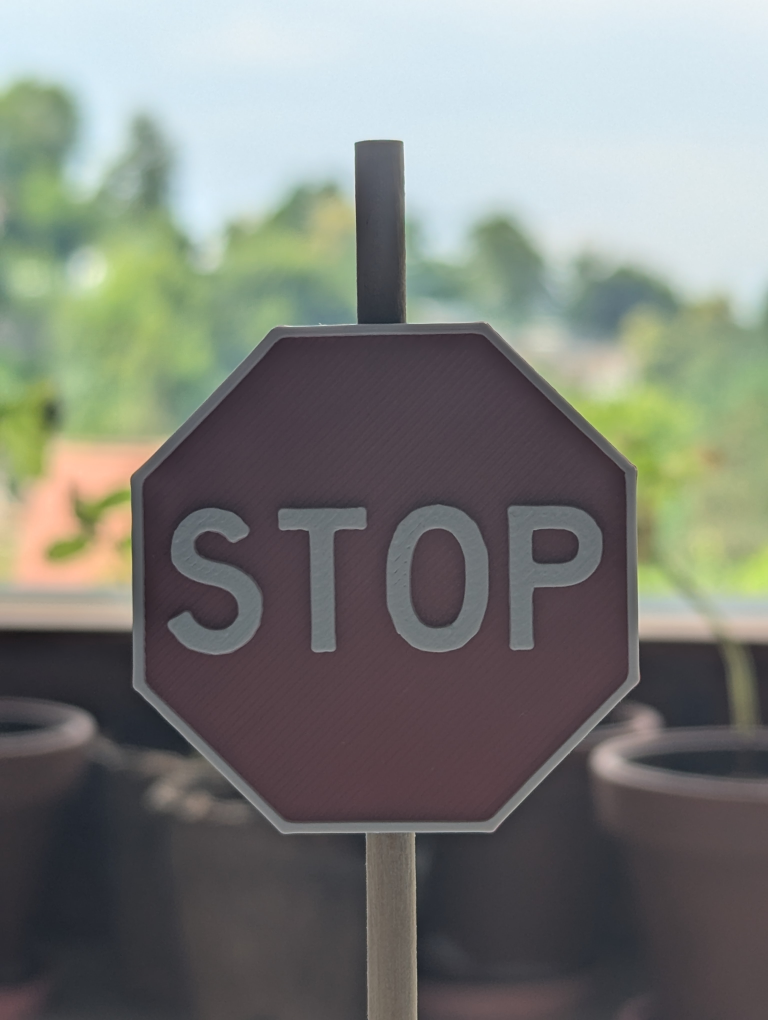
#> input picture self_driving_car/stop_sign/drive-download-20250623T132809Z-1-001/PXL_20250623_132027048.jpg, 3072 x 4080 px, found by its file name (shown at 1/4 size); its folder holds 4 pictures in this run
$ python downscaling.py
#> lines starting #> are read from the running program, lines starting #| are printed output that depends on the picture
from PIL import Image
import os

dir = "self_driving_car/stop_sign/drive-download-20250623T132809Z-1-001"
num_im = 1

for file in os.listdir(dir):
    filename = os.fsdecode(file)
    im = Image.open(rf"self_driving_car/stop_sign/drive-download-20250623T132809Z-1-001/{filename}")
#> im is the input picture: PIL image 3072x4080 RGB; mean R, G, B 123.9, 126.5, 121.2

    im = im.resize((640,480))
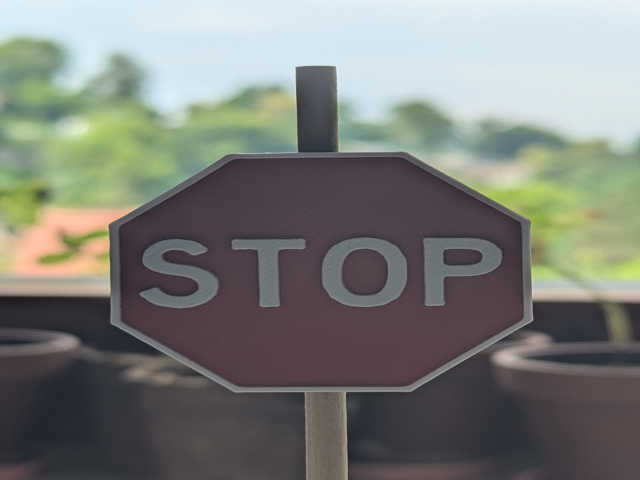
#> im: PIL image 640x480 RGB; mean R, G, B 123.9, 126.5, 121.2
    im.save(f"self_driving_car/stop_sign/stop_sign{num_im}.jpg")

    num_im += 1
#> pass 2 of the loop `for file in os.listdir(dir):`:
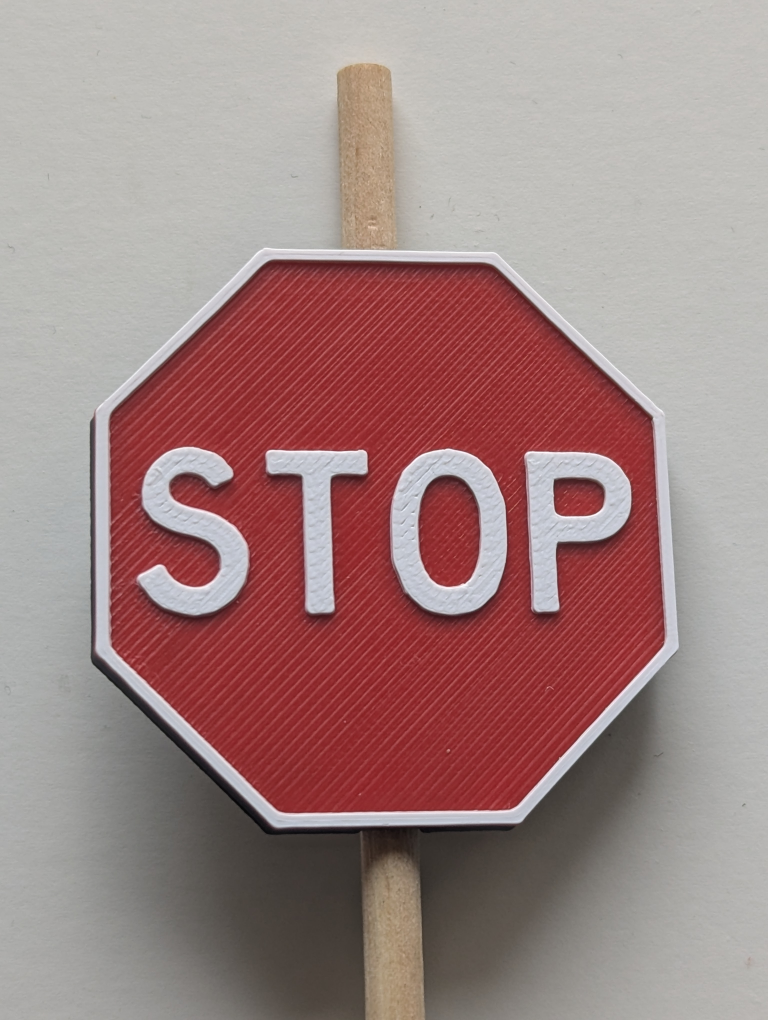
#> input picture self_driving_car/stop_sign/drive-download-20250623T132809Z-1-001/PXL_20250623_132035783.jpg, 3072 x 4080 px, found by its file name (shown at 1/4 size)
#> im is the input picture: PIL image 3072x4080 RGB; mean R, G, B 160.5, 133.4, 131.8
#> `im = im.resize((640,480))`:
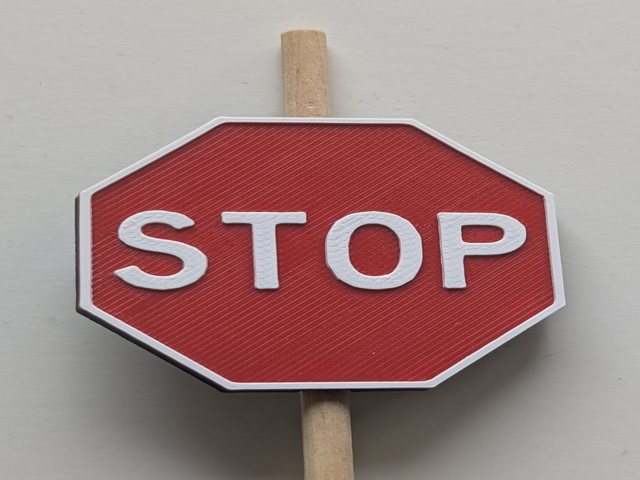
#> im: PIL image 640x480 RGB; mean R, G, B 160.5, 133.4, 131.8
#> pass 3 of the loop `for file in os.listdir(dir):`:
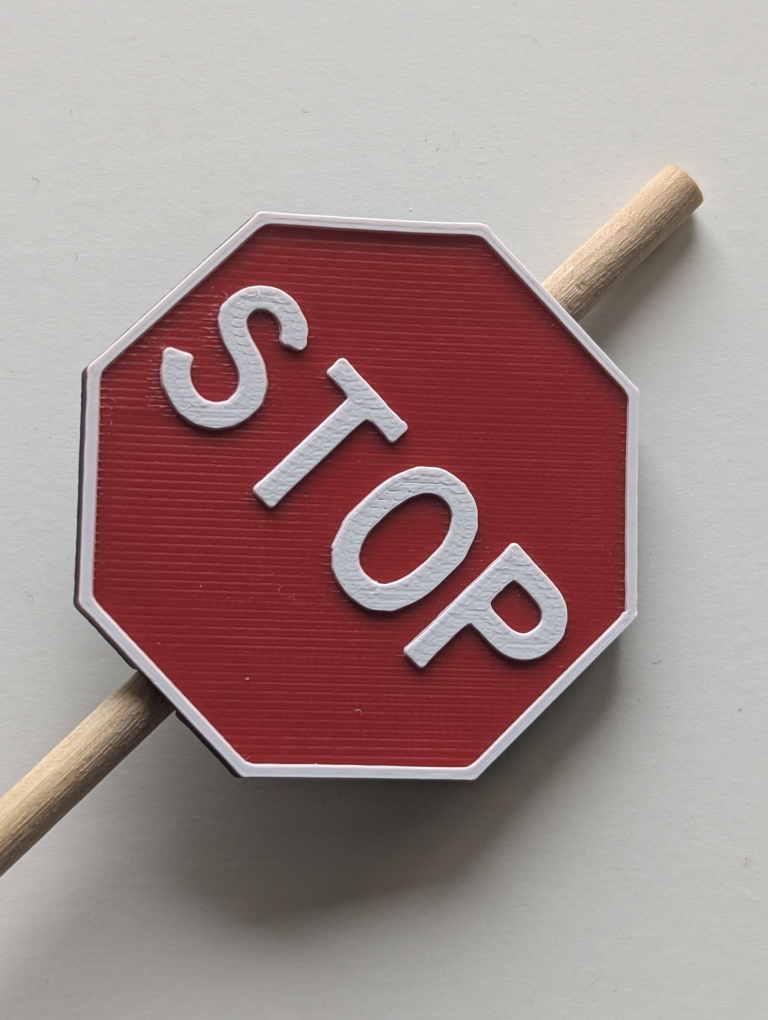
#> input picture self_driving_car/stop_sign/drive-download-20250623T132809Z-1-001/PXL_20250623_132039893.jpg, 3072 x 4080 px, found by its file name (shown at 1/4 size)
#> im is the input picture: PIL image 3072x4080 RGB; mean R, G, B 160.2, 138.1, 136.5
#> `im = im.resize((640,480))`:
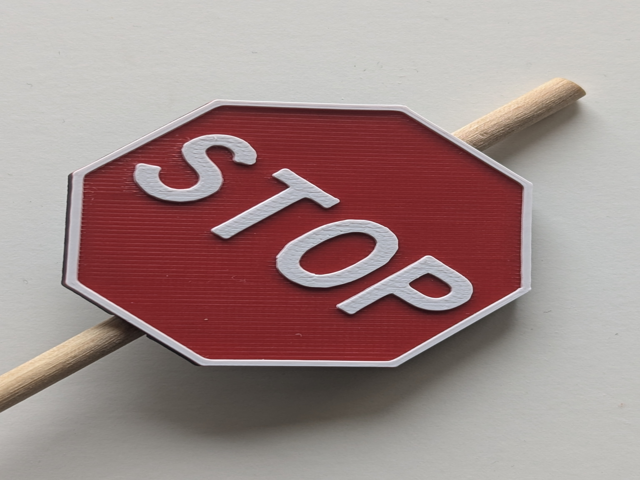
#> im: PIL image 640x480 RGB; mean R, G, B 160.2, 138.1, 136.5
#> the loop made 4 passes; the first 3 are shown
